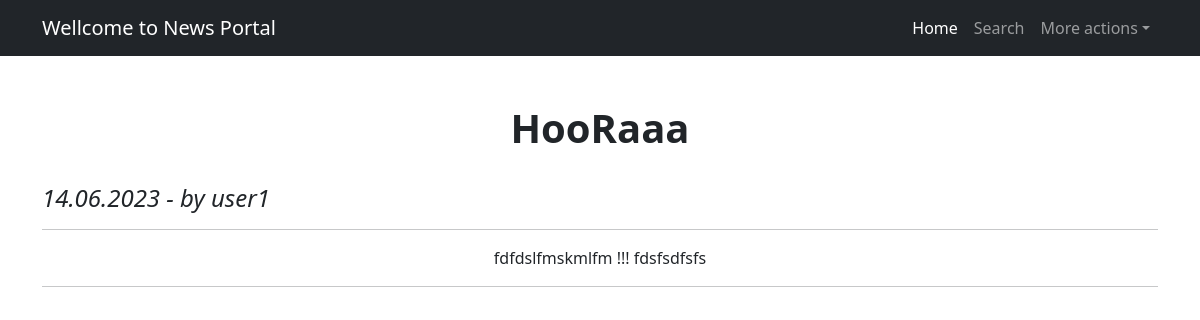
The app's page /news/78 (signed in), older data.
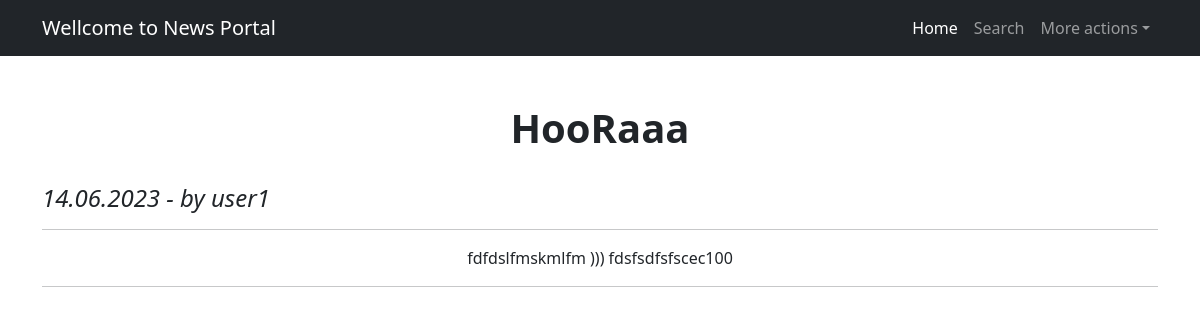
The same page, newer data.
### News/models.py (models this page shows, shortened)
class Post(models.Model):
    author = models.ForeignKey(Author, on_delete=models.CASCADE, related_name='posts')
    type = models.CharField(max_length=1, choices=rs.TYPES, default=rs.news_type)
    time_creation = models.DateTimeField(auto_now_add=True)
    title = models.CharField(max_length=255)
    post = models.TextField()
    rating = models.IntegerField(default=0)
    category = models.ManyToManyField(Category, through='PostCategory')

class Author(models.Model):
    author = models.OneToOneField(User, on_delete=models.CASCADE)
    rating = models.IntegerField(default=0)
    def __str__(self):
        return f'{self.author}'

### News/views.py (the view)
# urls.py: path('<int:id>', PostDetail.as_view(), name='post_detail'),
class PostDetail(LoginRequiredMixin, DetailView):
    raise_exception = True
    model = Post
    template_name = 'post_details.html'
    context_object_name = 'post_details'
    pk_url_kwarg = 'id'

### News/templatetags/custom_filters.py (called while the page is built)
@register.filter()
def censor(text: str) -> str:
    if not isinstance(text, str):
        raise ValueError('Фильтр работает только с текстом')
    else:
        for i in blocks:
            o = '*'*(len(i)-1)
            text = text.replace(f' {i}', f' {i[0]}{o}')
            text = text.replace(f'{i.title()}', f'{i[0].upper()}{o}')
    return text

### templates/post_details.html (shortened to what this page needs)
{% extends 'flatpages/default.html' %}
{% load custom_filters %}
{% load mytags %}
{% block content %}
<h1><strong>{{ post_details.title|censor }}</strong></h1>
<br>
<h4 align="left"><em>{{ post_details.time_creation|date:'d.m.Y' }} - by {{ post_details.author }}</em></h4>
<hr>
<p>{{ post_details.post|censor }}</p>
<hr>
{% if post_details.type == 'A' %}
    <table>
        <tr>
            <td>
                {% if perms.News.change_post %}
                <form action="articles/{{ post_details.pk }}/edit/" >
                    <input type="submit" value="Edit" />
                </form>
                {% endif %}
            </td>
            <td>
                {% if perms.News.delete_post %}
                <form action="articles/{{ post_details.pk }}/delete/" >
                    <input type="submit" value="Delete" />
                </form>
                {% endif %}
            </td>
        </tr>
    </table>
{% else %}
    <table>
        <tr>
            <td>
            </td>
            <td>
            </td>
        </tr>
    </table>
{% endif %}
{% endblock content %}

Row changes from the older to the newer data that the page shows:
changed Post "HooRaaa": post|censor "fdfdslfmskmlfm !!! fdsfsdfsfs" → "fdfdslfmskmlfm ))) fdsfsdfsfscec100"
